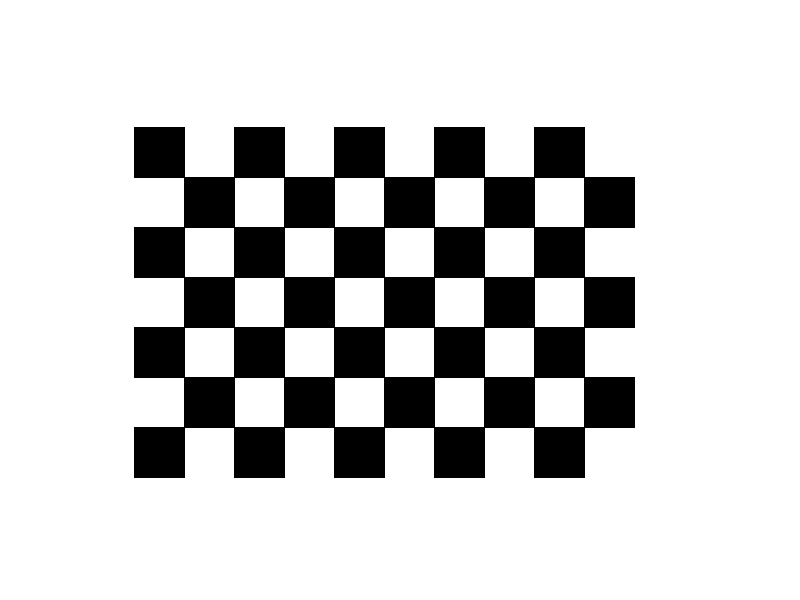
#> input picture calibration/images/calib_mock_000.jpg, 800 x 600 px; its folder holds 4 pictures in this run; the run also reads 2 pictures not shown here
$ python validate_negative_dataset.py
#> lines starting #> are read from the running program, lines starting #| are printed output that depends on the picture
"""
validate_negative_dataset.py
============================
Validates the negative and hard-negative datasets:
  - Corrupted image detection (PIL verify)
  - Duplicate detection (perceptual hash)
  - Resolution statistics
  - Label file verification (must be empty)
  - Source/license reporting
"""

import os
import sys
import json
import hashlib
from pathlib import Path
from collections import defaultdict, Counter

from PIL import Image as PILImage
import imagehash

# ── Paths ──────────────────────────────────────
PROJECT = Path(r"D:\Final Year Project\PoolBallLaserProject")
DATASETS = {
    "negatives": {
        "images": PROJECT / "datasets" / "negatives" / "images",
        "labels": PROJECT / "datasets" / "negatives" / "labels",
        "sources": PROJECT / "datasets" / "negatives" / "sources.json",
    },
    "hard_negatives": {
        "images": PROJECT / "datasets" / "hard_negatives" / "images",
        "labels": PROJECT / "datasets" / "hard_negatives" / "labels",
        "sources": PROJECT / "datasets" / "hard_negatives" / "sources.json",
    },
}


def validate_dataset(name: str, paths: dict):
    """Validate a single dataset category."""
#> called with name = 'negatives'
    img_dir = paths["images"]
    lbl_dir = paths["labels"]
    sources_path = paths["sources"]

    print(f"\n{'='*60}")
    print(f"  VALIDATING: {name.upper()}")
    print(f"{'='*60}")

    results = {
        "name": name,
        "total_images": 0,
        "valid_images": 0,
        "corrupted": [],
        "duplicates": [],
        "missing_labels": [],
        "non_empty_labels": [],
        "resolutions": [],
        "formats": Counter(),
        "sizes_bytes": [],
    }

    if not img_dir.exists():
        print(f"  [ERROR] Image directory not found: {img_dir}")
        return results

    # Collect all images
    extensions = {".jpg", ".jpeg", ".png", ".bmp", ".webp"}
    images = sorted([f for f in img_dir.iterdir() if f.suffix.lower() in extensions])
    results["total_images"] = len(images)
    print(f"  Total files found: {len(images)}")

    # ── 1. Corruption Check ──────────────────
    print("\n  [1/4] Checking for corrupted images...")
    valid = []
    for img_path in images:
        try:
            with PILImage.open(img_path) as img:
                img.verify()
            # Re-open for size (verify() leaves file in bad state)
            with PILImage.open(img_path) as img:
                w, h = img.size
                results["resolutions"].append((w, h))
                results["formats"][img.format or "UNKNOWN"] += 1
                results["sizes_bytes"].append(img_path.stat().st_size)
            valid.append(img_path)
        except Exception as e:
            results["corrupted"].append(str(img_path.name))
            print(f"    [CORRUPT] {img_path.name}: {e}")
#> this loop made 4 passes
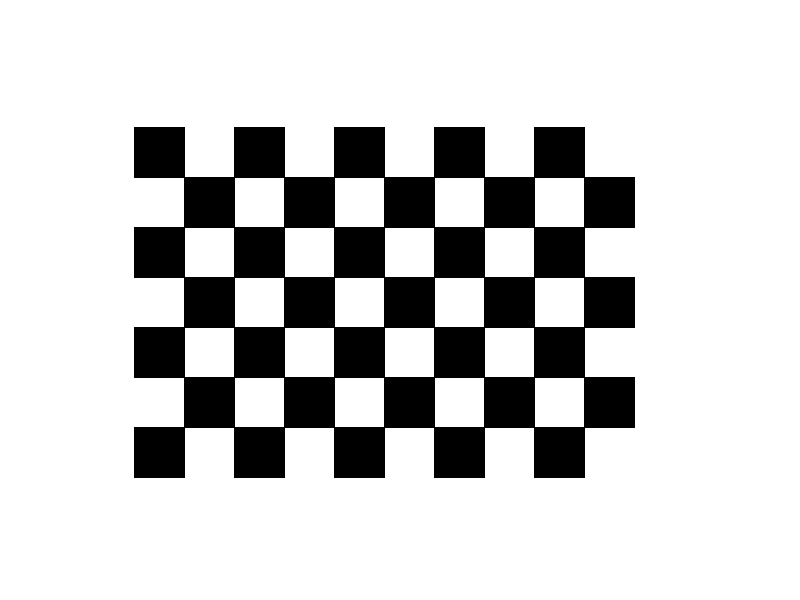
#> input picture calibration/images/calib_mock_000.jpg, 800 x 600 px
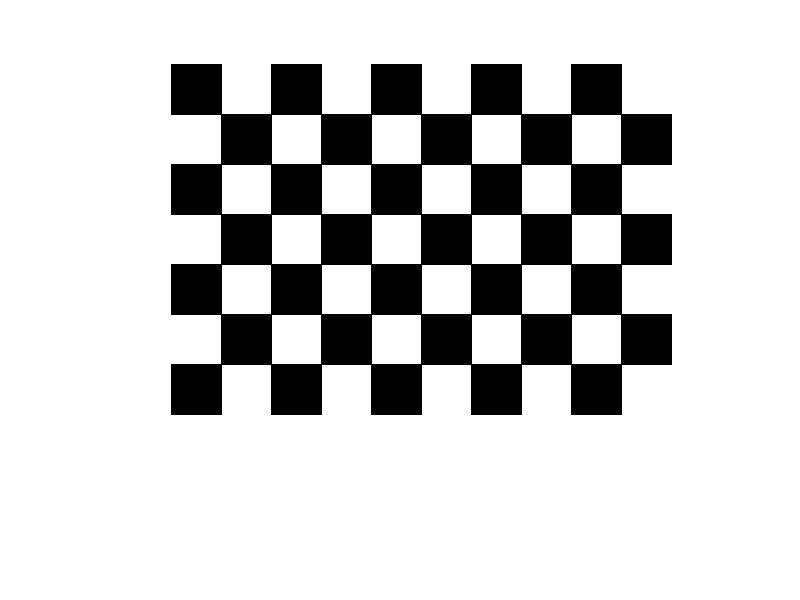
#> input picture calibration/images/calib_mock_001.jpg, 800 x 600 px
#> pass 3, in validate_dataset, `with PILImage.open(img_path) as img:`:
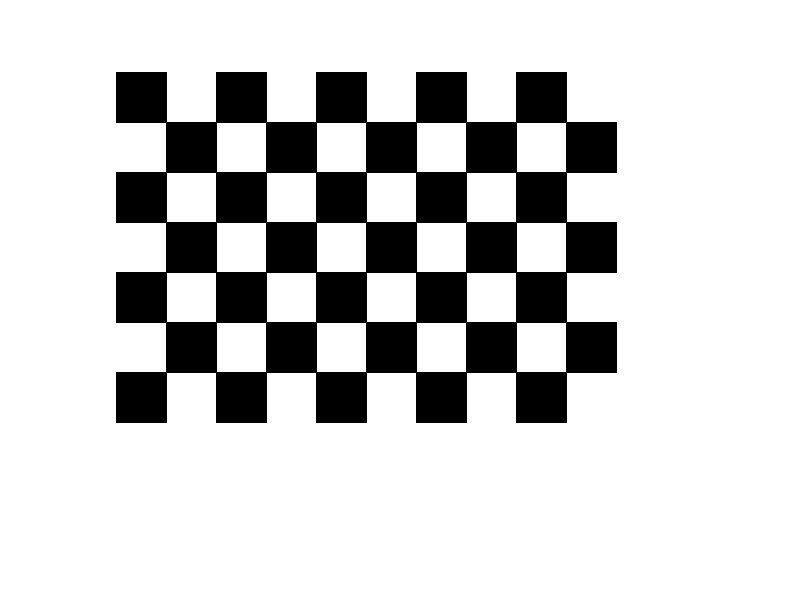
#> img: PIL image 800x600 RGB; min 0, max 255, mean 206.7
#> after the loop:
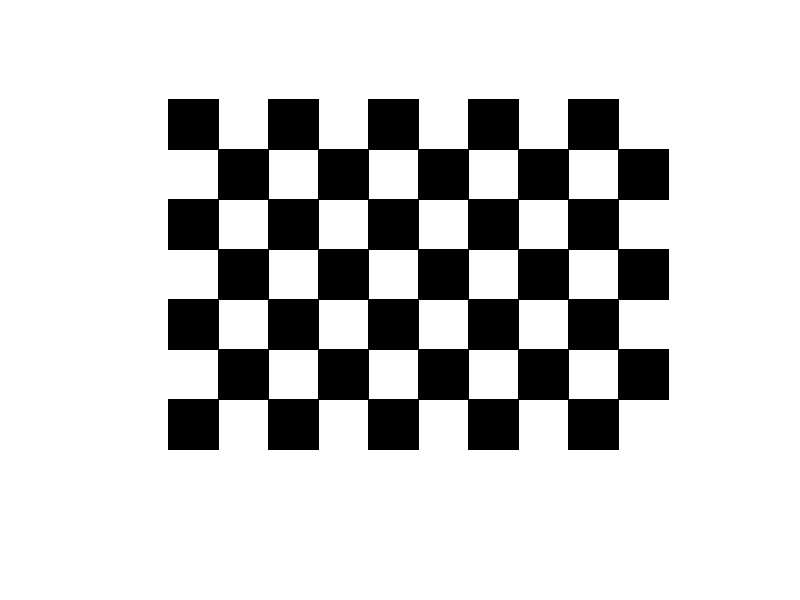
#> img: PIL image 800x600 RGB; min 0, max 255, mean 206.7
#> after the loop, results = 10 items; valid = []

    results["valid_images"] = len(valid)
    if results["corrupted"]:
        print(f"    Found {len(results['corrupted'])} corrupted images")
#|     Found 4 corrupted images
    else:
        print(f"    All {len(valid)} images are valid")

    # ── 2. Duplicate Detection ───────────────
    print("\n  [2/4] Detecting duplicates (perceptual hash)...")
    hash_map = defaultdict(list)
    for img_path in valid:
        try:
            with PILImage.open(img_path) as img:
                h = str(imagehash.phash(img, hash_size=8))
                hash_map[h].append(img_path.name)
        except Exception:
            pass
#> this loop made 0 passes

    dup_groups = {h: names for h, names in hash_map.items() if len(names) > 1}
    if dup_groups:
        for h, names in dup_groups.items():
            results["duplicates"].append(names)
            print(f"    [DUP] {len(names)} images share hash {h}: {', '.join(names[:3])}...")
        print(f"    Found {len(dup_groups)} duplicate groups")
    else:
        print(f"    No duplicates found")

    # ── 3. Label Verification ────────────────
    print("\n  [3/4] Verifying label files (must be empty for negatives)...")
    for img_path in valid:
        label_path = lbl_dir / (img_path.stem + ".txt")
        if not label_path.exists():
            results["missing_labels"].append(img_path.name)
        elif label_path.stat().st_size > 0:
            results["non_empty_labels"].append(img_path.name)

    if results["missing_labels"]:
        print(f"    [WARN] {len(results['missing_labels'])} images have no label file")
    if results["non_empty_labels"]:
        print(f"    [ERROR] {len(results['non_empty_labels'])} images have non-empty labels!")
    if not results["missing_labels"] and not results["non_empty_labels"]:
        print(f"    All {len(valid)} label files are valid (empty)")
#|     All 0 label files are valid (empty)

    # ── 4. Resolution Statistics ─────────────
    print("\n  [4/4] Resolution statistics...")
    if results["resolutions"]:
        widths = [r[0] for r in results["resolutions"]]
        heights = [r[1] for r in results["resolutions"]]
        sizes = results["sizes_bytes"]

        print(f"    Width  — min: {min(widths)}, max: {max(widths)}, avg: {sum(widths)//len(widths)}")
        print(f"    Height — min: {min(heights)}, max: {max(heights)}, avg: {sum(heights)//len(heights)}")
        print(f"    Size   — min: {min(sizes)//1024}KB, max: {max(sizes)//1024}KB, avg: {sum(sizes)//len(sizes)//1024}KB")
        print(f"    Total disk usage: {sum(sizes)//(1024*1024)}MB")
        print(f"    Formats: {dict(results['formats'])}")

    # ── Source Info ───────────────────────────
    if sources_path.exists():
        print(f"\n  Source metadata:")
        with open(sources_path) as f:
            sources = json.load(f)
        for src in sources.get("sources", []):
            print(f"    [{src['category']}] {src['count']} images from {src['source']} ({src['license']})")

    return results


def main():
    print("=" * 60)
    print("  NEGATIVE DATASET VALIDATION REPORT")
    print("  Pool Ball Laser Positioning System")
    print("=" * 60)

    all_results = []

    for name, paths in DATASETS.items():
        result = validate_dataset(name, paths)
#> result = 10 items
        all_results.append(result)

    # ── Final Summary ────────────────────────
    print("\n" + "=" * 60)
    print("  VALIDATION SUMMARY")
    print("=" * 60)

    total_images = sum(r["total_images"] for r in all_results)
#> total_images = 8
    total_valid = sum(r["valid_images"] for r in all_results)
#> total_valid = 0
    total_corrupt = sum(len(r["corrupted"]) for r in all_results)
#> total_corrupt = 8
    total_dups = sum(len(r["duplicates"]) for r in all_results)
#> total_dups = 0
    total_missing = sum(len(r["missing_labels"]) for r in all_results)
#> total_missing = 0
    total_nonempty = sum(len(r["non_empty_labels"]) for r in all_results)
#> total_nonempty = 0

    print(f"  Total images:        {total_images}")
#|   Total images:        8
    print(f"  Valid images:        {total_valid}")
#|   Valid images:        0
    print(f"  Corrupted:           {total_corrupt}")
#|   Corrupted:           8
    print(f"  Duplicate groups:    {total_dups}")
#|   Duplicate groups:    0
    print(f"  Missing labels:      {total_missing}")
#|   Missing labels:      0
    print(f"  Non-empty labels:    {total_nonempty}")
#|   Non-empty labels:    0

    for r in all_results:
        print(f"\n  {r['name']}:")
        print(f"    Images: {r['valid_images']}/{r['total_images']}")
        if r['resolutions']:
            print(f"    Avg resolution: {sum(w for w,h in r['resolutions'])//len(r['resolutions'])}x{sum(h for w,h in r['resolutions'])//len(r['resolutions'])}")
#> this loop made 2 passes
#|   negatives:
#|     Images: 0/4
#|   hard_negatives:
#|     Images: 0/4

    # Status
    issues = total_corrupt + total_missing + total_nonempty
#> issues = 8
    if issues == 0:
        print(f"\n  STATUS: ALL CHECKS PASSED")
    else:
        print(f"\n  STATUS: {issues} ISSUES FOUND — review above")
#|   STATUS: 8 ISSUES FOUND — review above

    print("=" * 60)

    return total_images, total_valid, total_corrupt


if __name__ == "__main__":
    main()
